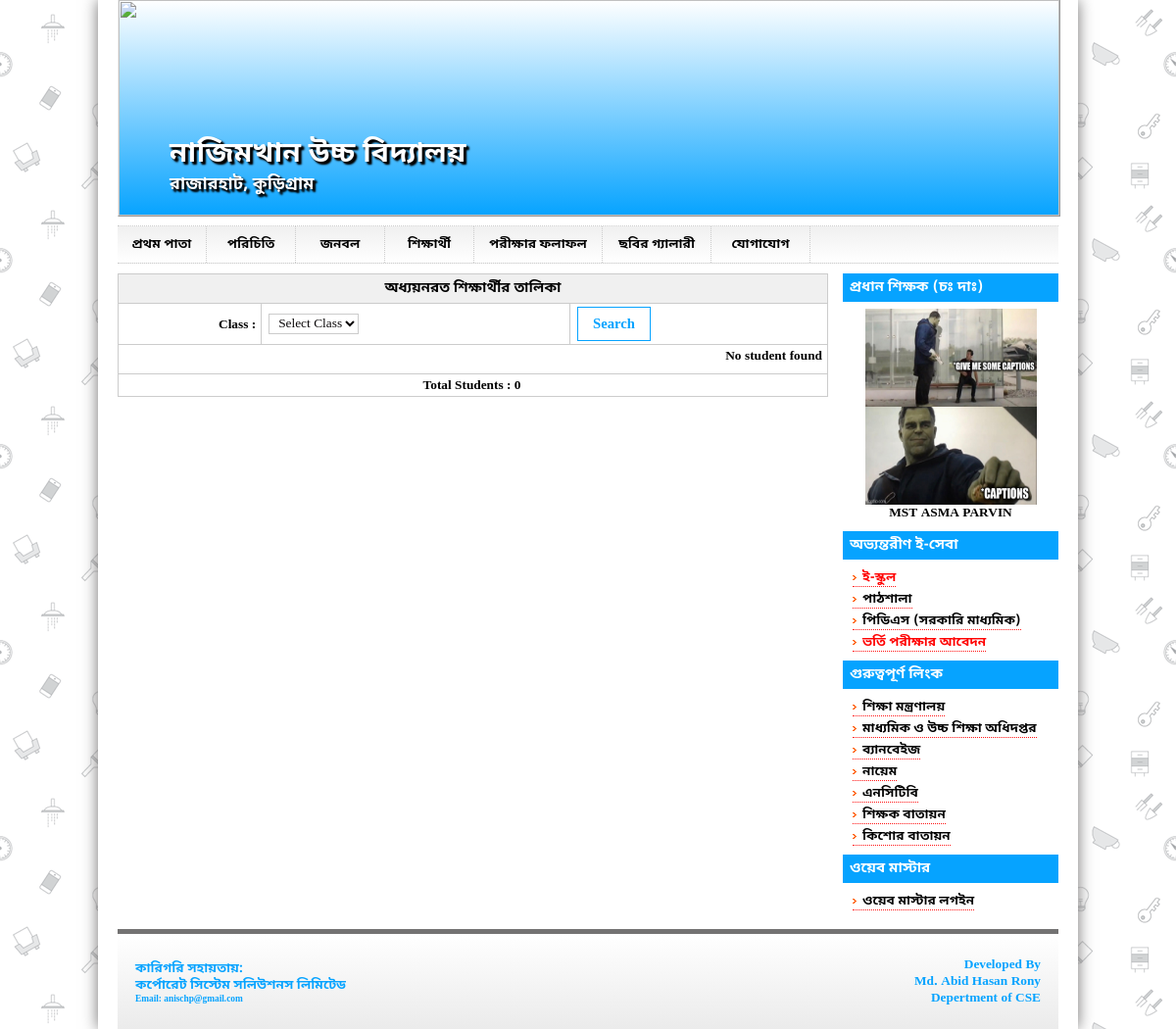
Screenshot of /student_list with the database file from the repository.
### school/models.py (models this page shows, shortened)
class PrincipalImage(models.Model):
    name = models.CharField(max_length=100,verbose_name="নাম")
    image = models.FileField(upload_to="uploads/",verbose_name="ছবি")

### school/views.py (the view)
# urls.py: path('student_list', student_list),
def student_list(request):
    classess = Class.objects.all()
    students = None
    if(request.POST):
        try:
            class_id = request.POST.get('class')
            students = Student.objects.filter(class_id = class_id)
        except:
            pass
    return render(request,"student_list.html",{"classess":classess,"students":students})

### school/context_processors.py (called while the page is built)
def principal(request):
    return {"principal": models.PrincipalImage.objects.last()}

### school/templates/student_list.html (shortened to what this page needs)
{% extends 'base.html' %}
{% block body %}
<div id="middlepanel">
    <div id="UpdatePanel2">
        <table style="margin: 0 auto;" width="100%" cellspacing="0" cellpadding="3">
            <tbody>
                <tr>
                    <td colspan="3" class="columnStyleTop">
                        অধ্যয়নরত শিক্ষার্থীর তালিকা
                    </td>
                </tr>
                <form action="" method="post">
                    <tr>
                        <td class="columnStyleLeft" style="font-family: Century Gothic; font-size: 10pt;">
                            Class :
                        </td>
                        <td class="columnStyleRight">
                            <select name="class" class="inputControl">
                                <option value="">Select Class</option>
                            </select>
                        </td>
                        <td class="columnStyleRight">
                            <input type="submit" value="Search" class="specialButton">
                        </td>
                    </tr>
                </form>
                <tr>
                    <td colspan="3" class="columnStyleLeft">
                        <table style="border-collapse:collapse;margin: 0 auto;" cellspacing="0" cellpadding="3">
                            <tbody>
                                <tr>
                                    <td colspan="3"></td>
                                </tr>
                            </tbody>
                        </table>
                    </td>
                </tr>
                <tr>
                    <td class="columnStyleLeft" colspan="4" style="text-align: center; font-family: Century Gothic;
font-size: 10pt;">
                        Total Students : {{students|length}}
                    </td>
                </tr>
            </tbody>
        </table>
    </div>
</div>
{% endblock %}

### school/templates/base.html (shortened to what this page needs)
{% load static %}
<!DOCTYPE html PUBLIC "-//W3C//DTD XHTML 1.0 Transitional//EN" "http://www.w3.org/TR/xhtml1/DTD/xhtml1-transitional.dtd">
<html xmlns="http://www.w3.org/1999/xhtml">
<head>
<link href="{% static 'css/StyleSheet.css' %}" rel="stylesheet" type="text/css" />
<link href="{% static 'css/MenuStyle.css' %}" rel="stylesheet" type="text/css" />
    </head>
<body>
    <div id="UpdatePanel1">
            <div id="bodywrap">
                <div id="header">
                    <img id="imgBanner" src="" style="height:220px;width:960px;border: 1px outset #EBEBEB;
                        border-top: none;" />
                    <div style="text-align: left; top: 135px; left: 50px; position: absolute;">
                        <table>
                            <tr>
                                <td>
                                    <span id="lblInstName" class="institutionName">নাজিমখান উচ্চ বিদ্যালয়</span><br />
                                    <span id="lblUpazila" class="institutionName" style="font-size:13pt;">রাজারহাট, কুড়িগ্রাম</span>
                                </td>
                            </tr>
                        </table>
                    </div>
                </div>
                <div style="height: 10px;">
                </div>
                <ul id="navmenu">
                    <li><a href="/" style="width: 90px; text-align: center;">প্রথম পাতা</a></li>
                    <li><a href="#" style="width: 90px; text-align: center">পরিচিতি</a>
                    </li>
                    <li><a href="#" style="width: 90px; text-align: center">জনবল</a>
                    </li>
                    <li><a href="#" style="width: 90px; text-align: center">শিক্ষার্থী</a>
                    </li>
                    <li><a href="#" style="width: 130px; text-align: center">পরীক্ষার ফলাফল</a>
                    </li>
                    <li><a href="/photogalleries" style="width: 110px; text-align: center">
                        ছবির গ্যালারী</a></li>
                    <li><a href="/contact_us" style="width: 100px; text-align: center">যোগাযোগ</a></li>
                </ul>
                <div id="maincont">
                {%block body%} {%endblock%}
                <div id="rightSidebar">
                    <table cellpadding="0" cellspacing="0" style="margin: 0 auto;">
                        <tr>
                            <td class="boxHeader" width="220px">
                                <span id="lblInstDesig">প্রধান শিক্ষক (চঃ দাঃ)</span>
                            </td>
                        </tr>
                        <tr>
                            <td style="text-align: center; padding-top: 7px;">
                                <img id="ImgInstHead" class="fancyzoom" src="{{principal.image.url}}" style="height:200px;width:175px;" />
                            </td>
                        </tr>
                        <tr>
                            <td style="text-align: center; padding-bottom: 10px;">
                                <span id="lblInstHead">{{principal.name}}</span>
                            </td>
                        </tr>
                    </table>
                    <table cellpadding="0" cellspacing="0" style="margin: 0 auto;">
                        <tr>
                            <td class="boxHeader" width="220px">
                                অভ্যন্তরীণ ই-সেবা
                            </td>
                        </tr>
                        <tr>
                            <td style="text-align: left; padding-left: 0px;">
                                <div id="box">
                                    <ul>
                                        <li><a href="http://eschool.sib.gov.bd" target="_blank" style="color: #FF0000;">ই-স্কুল</a></li>
                                        <li><a href="http://automation.sib.gov.bd/" target="_blank">পাঠশালা</a></li>
                                        <li><a href="http://pds.sib.gov.bd/" target="_blank">পিডিএস (সরকারি মাধ্যমিক)</a></li>
                                        <li><a href="http://gsa.teletalk.com.bd" target="_blank" style="color: #FF0000;">ভর্তি
                                            পরীক্ষার আবেদন</a></li>
                                    </ul>
                                </div>
                            </td>
                        </tr>
                    </table>
                    <table cellpadding="0" cellspacing="0" style="margin: 0 auto;">
                        <tr>
                            <td class="boxHeader" width="220px">
                                গুরুত্বপূর্ণ লিংক
                            </td>
                        </tr>
                        <tr>
                            <td style="text-align: left;">
                                <div id="box">
                                    <ul>
                                        <li><a href="http://www.moedu.gov.bd/" target="_blank">শিক্ষা মন্ত্রণালয়</a></li>
                                        <li><a href="http://www.dshe.gov.bd/" target="_blank">মাধ্যমিক ও উচ্চ শিক্ষা অধিদপ্তর</a></li>
                                        <li><a href="http://www.banbeis.gov.bd/" target="_blank">ব্যানবেইজ</a></li>
                                        <li><a href="http://www.naem.gov.bd/" target="_blank">নায়েম</a></li>
                                        <li><a href="http://www.nctb.gov.bd/" target="_blank">এনসিটিবি</a></li>
                                        <li><a href="http://www.teachers.gov.bd/" target="_blank">শিক্ষক বাতায়ন</a></li>
                                        <li><a href="http://www.konnect.edu.bd/" target="_blank">কিশোর বাতায়ন</a></li>
                                    </ul>
                                </div>
                            </td>
                        </tr>
                    </table>
                    <table cellpadding="0" cellspacing="0" style="margin: 0 auto;">
                        <tr>
                            <td class="boxHeader" width="220px">
                                ওয়েব মাস্টার
                            </td>
                        </tr>
                        <tr>
                            <td style="text-align: left;">
                                <div id="box">
                                    <ul>
                                        <li><a href="/admin" target="_blank">ওয়েব মাস্টার
                                            লগইন</a></li>
                                    </ul>
                                </div>
                            </td>
                        </tr>
                    </table>
                </div>
            </div>
            <div id="footer">
                <table cellpadding="0" cellspacing="3" style="margin: 0 auto;" width="100%">
                    <tr>
                        <td style="padding-left: 15px; text-align: left; color: #06A3FF;">
                            কারিগরি সহায়তায়:
                            <br />
                            কর্পোরেট সিস্টেম সলিউশনস লিমিটেড
                            <br />
                            <b style="font-family: Century Gothic; font-size: 7pt;">Email: anischp@gmail.com</b>
                        </td>
                        <td style="text-align: right; padding-right: 15px; color: #06A3FF;">
                            Developed By
                            <br />
                            Md. Abid Hasan Rony
                            <br />
                            Depertment of CSE
                        </td>
                    </tr>
                </table>
            </div>
        </div>
</div>
</body>
</html>

### school/static/css/StyleSheet.css (style rules this page uses)
body { margin: 0; direction: ltr; font-family: Noto Sans Bengali; font-size: 10pt; font-weight: bold; font-style: normal; text-align: center; background: #FFFFFF url(images/bodybg1.png); color: #000000; }
#bodywrap { position: relative; margin: 0 auto; padding: 0; text-align: left; background-color: #FFFFFF; width: 960px; border-left: 20px solid #FFFFFF; border-right: 20px solid #FFFFFF; border-radius: 0px; box-shadow: 0px 0px 15px 0px #737272; }
#header { height: 220px; margin: 0 0 0 0; width: 960px; position: relative; text-align: center; vertical-align: middle; background: #06A3FF; background: -webkit-linear-gradient(#FFFFFF, #06A3FF); background: -o-linear-gradient(#FFFFFF, #06A3FF); background: -moz-linear-gradient(#FFFFFF, #06A3FF); background: linear-gradient(#FFFFFF, #06A3FF); }
.institutionName { font-family: Noto Sans Bengali; font-size: 22pt; font-weight: bold; color: white; text-shadow: 2px 2px 2px #000000, 3px 3px 2px #000000; }
#maincont { float: left; width: 960px; display: inline; background-color: #FFFFFF; padding: 10px 0 10px 0; }
#middlepanel { float: left; width: 725px; padding: 0px; }
#rightSidebar { float: right; width: 220px; padding: 0px; }
#footer { clear: both; text-align: center; width: 960px; padding: 20px 0px 20px 0px; position: static; border-top: 5px solid #737272; background: #EBEBEB; background: -webkit-linear-gradient(#FFFFFF, #EBEBEB); background: -o-linear-gradient(#FFFFFF, #EBEBEB); background: -moz-linear-gradient(#FFFFFF, #EBEBEB); background: linear-gradient(#FFFFFF, #EBEBEB); }
.boxHeader { border: none; font-family: Noto Sans Bengali; font-size: 11pt; font-weight: bold; background-color: #06A3FF; color: #FFFFFF; text-align: left; vertical-align: middle; padding: 5px 0px 5px 7px; text-transform: none; }
#box { padding: 5px 0 5px 10px; font-family: Noto Sans Bengali; font-size: 10pt; }
#box ul { margin: 0; padding: 0; list-style: none; }
#box li { margin-bottom: 5px; margin-top: 5px; }
#box a:link { text-decoration: none; }
#box li a { padding-left: 10px; background: url(images/img11.png) no-repeat left center; color: #000000; border-bottom: 1px dotted #FF1515; }
.columnStyleTop { border: 1px solid #CCCCCC; font-family: Noto Sans Bengali; font-size: 11pt; font-weight: bold; background-color: #F0F0F0; color: #000000; padding: 0px 0 0 0; text-align: center; vertical-align: middle; padding: 5px; height: 5px; }
.columnStyleLeft { border-left: 1px solid #CCCCCC; border-right: 1px solid #CCCCCC; border-bottom: 1px solid #CCCCCC; color: #000000; font-family: Noto Sans Bengali; font-size: 10pt; text-align: right; vertical-align: middle; padding-right: 5px; }
.columnStyleRight { border-right: 1px solid #CCCCCC; border-bottom: 1px solid #CCCCCC; color: #0C090A; text-align: left; padding-left: 7px; }
.inputControl { font-family: Noto Sans Bengali; font-size: 10pt; font-weight: normal; color: #0C090A; padding-left: 5px; background-color: #FFFFFF; border: 1px solid #CCCCCC; }
.specialButton { font-family: Century Gothic; font-size: 11pt; font-weight: bold; color: #06A3FF; cursor: pointer; padding: 0px 0px 0px 0px; height: 35px; width: 75px; border: 1px solid #06A3FF; background-color: #FFFFFF; }

### school/static/css/MenuStyle.css (style rules this page uses)
ul#navmenu { margin: 0; list-style: none; float: left; background: #F2F2F2; background: -webkit-linear-gradient(#F0F0F0, #FFFFFF); background: -o-linear-gradient(#F0F0F0, #FFFFFF); background: -moz-linear-gradient(#F0F0F0, #FFFFFF); background: linear-gradient(#F0F0F0, #FFFFFF); width: 100%; border-top: 1px dotted #CCCCCC; border-bottom: 1px dotted #CCCCCC; padding-left: 0px; padding-right: 0px; }
ul#navmenu li { margin: 0; border: 0 none; padding: 0; float: left; display: inline; list-style: none; position: relative; vertical-align: middle; margin: 0 auto; }
ul#navmenu a { float: none !important; float: left; display: block; color: #000000; font-family: Noto Sans Bengali; font-size: 10pt; font-weight: bold; text-decoration: none; border-right: 1px dotted #CCCCCC; padding: 10px 0px 10px 0px; }

### rows the page displays
PrincipalImage: image (picture), name "MST ASMA PARVIN"

### other values shown
{{ students|length }} "0"
